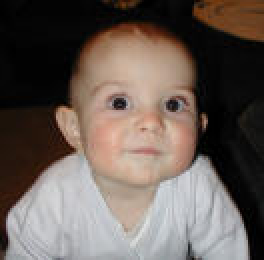
%> input picture matlab/approaches/n-cut/Ncut_9/jpg_images/3.jpg, 132 x 130 px (shown 2 times larger)
$ octave --eval "demoNcutImage;"   (GNU Octave 9; MATLAB toolbox functions it lacks are replaced by stand-ins)
%> lines starting %> are read from the running program, lines starting %| are printed output that depends on the picture; in (x1, y1, x2, y2) boxes, pixels count from 0 and x2, y2 are one past the last pixel; in counts of white or black regions, pixels touching at a corner belong together; the program's own positions count from 1
### matlab/approaches/n-cut/Ncut_9/imread_ncut.m
function I = imread_ncut(Image_file_name,nr,nc);
%> called with Image_file_name = 'jpg_images/3.jpg', nr = 160, nc = 160
%  I = imread_ncut(Image_file_name);
%
% Timothee Cour, Stella Yu, Jianbo Shi, 2004.


%% read image

I = imread(Image_file_name);
%> I is the input picture: size 130x132x3 uint8; mean R, G, B 105.6, 93.9, 87.2
[Inr,Inc,nb] = size(I);
%> Inr = 130; Inc = 132; nb = 3

if (nb>1),
    I =double(rgb2gray(I));
%> I: size 130x132 double
else
    I = double(I);
end

I = imresize(I,[nr, nc],'bicubic');
%> I: size 160x160 double

### matlab/approaches/n-cut/Ncut_9/ICgraph.m
function [W,imageEdges] = ICgraph(I,dataW,dataEdgemap);
% [W,imageEdges] = ICgraph(I,dataW,dataEdgemap);
% Input:
% I = gray-level image
% optional parameters:
% dataW.sampleRadius=10;
% dataW.sample_rate=0.3;
% dataW.edgeVariance = 0.1;
%
% dataEdgemap.parametres=[4,3, 21,3];%[number of filter orientations, number of scales, filter size, elongation]
% dataEdgemap.threshold=0.02;
%
% Output:
% W: npixels x npixels similarity matrix based on Intervening Contours
% imageEdges: image showing edges extracted in the image
%
% Timothee Cour, Stella Yu, Jianbo Shi, 2004.


[p,q] = size(I);
%> p = 160; q = 160

if (nargin< 2) | isempty(dataW),
    dataW.sampleRadius=10;
    dataW.sample_rate=0.3;
    dataW.edgeVariance = 0.1;
end

if (nargin<3) | isempty(dataEdgemap),
    dataEdgemap.parametres=[4,3, 21,3];%[number of filter orientations, number of scales, filter size, elongation]
    dataEdgemap.threshold=0.02;
end


edgemap = computeEdges(I,dataEdgemap.parametres,dataEdgemap.threshold);
imageEdges = edgemap.imageEdges;
W = computeW(I,dataW,edgemap.emag,edgemap.ephase);

### matlab/approaches/n-cut/Ncut_9/quadedgep.m
% function [x,y,gx,gy,par,threshold,mag,mage,g,FIe,FIo,mago] = quadedgep(I,par,threshold);
% Input:
%    I = image
%    par = vector for 4 parameters
%      [number of filter orientations, number of scales, filter size, elongation]
%      To use default values, put 0.
%    threshold = threshold on edge strength
% Output:
%    [x,y,gx,gy] = locations and gradients of an ordered list of edgels
%       x,y could be horizontal or vertical or 45 between pixel sites
%       but it is guaranteed that there [floor(y) + (floor(x)-1)*nr]
%       is ordered and unique.  In other words, each edgel has a unique pixel id.
%    par = actual par used
%    threshold = actual threshold used
%    mag = edge magnitude
%    mage = phase map
%    g = gradient map at each pixel
%    [FIe,FIo] = odd and even filter outputs
%    mago = odd filter output of optimum orientation
%
% Stella X. Yu, 2001


function [x,y,gx,gy,par,threshold,mag,mage,g,FIe,FIo,mago] = quadedgep(I,par,threshold);
%> called with par = [4 3 21 3], threshold = 0.02

if nargin<3 | isempty(threshold),
    threshold = 0.2;
end

[r,c] = size(I);
%> r = 160; c = 160
def_par = [8,1,20,3];

% take care of parameters, any missing value is substituted by a default value
if nargin<2 | isempty(par),
   par = def_par;
end
par(end+1:4)=0;
par = par(:);
j = (par>0);
have_value = [ j, 1-j ];
j = 1; n_filter = have_value(j,:) * [par(j); def_par(j)];
j = 2; n_scale  = have_value(j,:) * [par(j); def_par(j)];
j = 3; winsz    = have_value(j,:) * [par(j); def_par(j)];
j = 4; enlong   = have_value(j,:) * [par(j); def_par(j)];

% always make filter size an odd number so that the results will not be skewed
j = winsz/2;
if not(j > fix(j) + 0.1),
    winsz = winsz + 1;
end

% filter the image with quadrature filters
FBo = make_filterbank_odd2(n_filter,n_scale,winsz,enlong);
FBe = make_filterbank_even2(n_filter,n_scale,winsz,enlong);
n = ceil(winsz/2);
f = [fliplr(I(:,2:n+1)), I, fliplr(I(:,c-n:c-1))];
f = [flipud(f(2:n+1,:)); f; flipud(f(r-n:r-1,:))];
%> f: size 182x182 double
FIo = fft_filt_2(f,FBo,1);
FIo = FIo(n+[1:r],n+[1:c],:);
FIe = fft_filt_2(f,FBe,1);
%> call 2 of fft_filt_2, with sf = 1
%> after the loop in fft_filt_2 (call 2), `for n=1:N3;`:
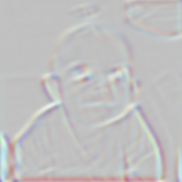
%> FI: size 182x182x4 double; mean R, G, B, A 0.9, 0.6, 0.6, 0.9; transparent parts drawn white
FIe = FIe(n+[1:r],n+[1:c],:);

% compute the orientation energy and recover a smooth edge map
% pick up the maximum energy across scale and orientation
% even filter's output: as it is the second derivative, zero cross localize the edge
% odd filter's output: orientation
mag = sqrt(sum(FIo.^2,3)+sum(FIe.^2,3));
mag_a = sqrt(FIo.^2+FIe.^2);
[tmp,max_id] = max(mag_a,[],3);
base_size = r * c;
%> base_size = 25600
id = [1:base_size]';
mage = reshape(FIe(id+(max_id(:)-1)*base_size),[r,c]);
mage = (mage>0) - (mage<0);
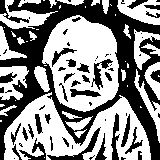
%> mage: size 160x160 double; values -1 (black) and 1 (white), 55.2% white; 65 black regions (31 under 20 px), largest, box (x1, y1, x2, y2) and area: (0, 0, 160, 160) 8455, (47, 127, 101, 160) 303, (111, 113, 120, 160) 217

ori_incr=pi/n_filter; % to convert jshi's coords to conventional image xy
ori_offset=ori_incr/2;
theta = ori_offset+([1:n_filter]-1)*ori_incr; % orientation detectors
% [gx,gy] are image gradient in image xy coords, winner take all
mago = reshape(FIo(id+(max_id(:)-1)*base_size),[r,c]);
ori = theta(max_id);
ori = ori .* (mago>0) + (ori + pi).*(mago<0);
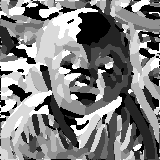
%> ori: size 160x160 double; min 0.393, max 5.89, mean 3.19; drawn with min black and max white
gy = mag .* cos(ori);
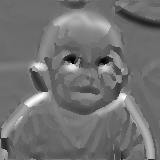
%> gy: size 160x160 double; min -52.23, max 71.44, mean 2.8; drawn with min black and max white
gx = -mag .* sin(ori);
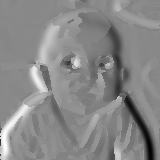
%> gx: size 160x160 double; min -88.97, max 77.02, mean -0.1; drawn with min black and max white
g = cat(3,gx,gy);

% phase map: edges are where the phase changes
mag_th = max(mag(:)) * threshold;
%> mag_th = 1.93
eg = (mag>mag_th);
%> eg: size 160x160 logical; 81.4% white; 14 black regions (6 under 20 px), largest, box (x1, y1, x2, y2) and area: (0, 0, 64, 62) 2646, (104, 8, 160, 67) 1027, (0, 72, 30, 118) 841
h = eg & [(mage(2:r,:) ~= mage(1:r-1,:)); zeros(1,c)];
%> h: size 160x160 logical; 6.9% white in thin lines or dots
v = eg & [(mage(:,2:c) ~= mage(:,1:c-1)), zeros(r,1)];
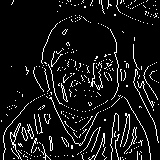
%> v: size 160x160 logical; 8.5% white in thin lines or dots
[y,x] = find(h | v);
%> y = 3371 values from 1 to 160; x = 3371 values from 1 to 160
k = y + (x-1) * r;
%> k = 3371 values from 67 to 25583
h = h(k);
%> h = 3371 logical values, 1762 true
v = v(k);
%> v = 3371 logical values, 2179 true
y = y + h * 0.5; % i
%> y = 3371 values, max 160 at index 24, min 1 at index 106, mean 96
x = x + v * 0.5; % j
%> x = 3371 values, max 160 at index 3363, min 1 at index 1, mean 87.31
t = h + v * r;
%> t = 3371 values, max 161 at index 7, min 1 at index 1, mean 103.9
gx = g(k) + g(k+t);
%> gx = 3371 values, max 153.7 at index 29, min -177.9 at index 3169, mean -1.35
k = k + (r * c);
%> k = 3371 values from 25667 to 51183
gy = g(k) + g(k+t);
%> gy = 3371 values, max 142.1 at index 513, min -103.8 at index 1368, mean 5.45

### matlab/approaches/n-cut/Ncut_9/make_filterbank_odd2.m
function FB = make_filterbank(num_ori,filter_scales,wsz,enlong)
%
%  F = make_filterbank(num_ori,num_scale,wsz)
% Jianbo Shi, 1997

if nargin<4,
    enlong = 3;
end

enlong = enlong*2;

% definine filterbank
%num_ori=6;
%num_scale=3;

num_scale = length(filter_scales);

M1=wsz; % size in pixels
M2=M1;

ori_incr=180/num_ori;
ori_offset=ori_incr/2; % helps with equalizing quantiz. error across filter set

FB=zeros(M1,M2,num_ori,num_scale);


% elongated filter set
counter = 1;

for m=1:num_scale
   for n=1:num_ori
      % r=12 here is equivalent to Malik's r=3;
      f=doog1(filter_scales(m),enlong,ori_offset+(n-1)*ori_incr,M1);
      FB(:,:,n,m)=f;
   end
end

FB=reshape(FB,M1,M2,num_scale*num_ori);
total_num_filt=size(FB,3);

for j=1:total_num_filt,
  F = FB(:,:,j);
  a = sum(sum(abs(F)));
  FB(:,:,j) = FB(:,:,j)/a;
end

### matlab/approaches/n-cut/Ncut_9/make_filterbank_even2.m
function FB = make_filterbank(num_ori,filter_scales,wsz,enlong)
%
%  F = make_filterbank(num_ori,num_scale,wsz)
% Jianbo Shi, 1997


if nargin<4,
    enlong = 3;
end

enlong = 2*enlong;

% definine filterbank
%num_ori=6;
%num_scale=3;

num_scale = length(filter_scales);

M1=wsz; % size in pixels
M2=M1;

ori_incr=180/num_ori;
ori_offset=ori_incr/2; % helps with equalizing quantiz. error across filter set

FB=zeros(M1,M2,num_ori,num_scale);

% elongated filter set
counter = 1;

for m=1:num_scale
   for n=1:num_ori
      % r=12 here is equivalent to Malik's r=3;
      f=doog2(filter_scales(m),enlong,ori_offset+(n-1)*ori_incr,M1);
      FB(:,:,n,m)=f;
   end
end

FB=reshape(FB,M1,M2,num_scale*num_ori);
total_num_filt=size(FB,3);

for j=1:total_num_filt,
  F = FB(:,:,j);
  a = sum(sum(abs(F)));
  FB(:,:,j) = FB(:,:,j)/a;
end

### matlab/approaches/n-cut/Ncut_9/fft_filt_2.m
function FI=fft_filt_2(V,FB,sf);
% FI=fft_filt_2(V,FB,sf);
% fft-based filtering
% requires image to be called "V"
% and filters to be in FB
% sf is the subsampling factor
%
% FI is the result
% Jianbo Shi, 1997

[M1,M2,N3]=size(FB);
% prepare FFT of image for filtering
[N1,N2]=size(V);
I=zeros(size(V)+[M1-1 M2-1]);
I(1:N1,1:N2)=V;
N1s=length(1:sf:N1);
N2s=length(1:sf:N2);
IF=fft2(I);
FI=zeros(N1s,N2s,N3);

% apply filters
for n=1:N3;
   f=rot90(FB(:,:,n),2);
   fF=fft2(f,N1+M1-1,N2+M2-1);
   IfF=IF.*fF;
   If=real(ifft2(IfF));
   If=If(ceil((M1+1)/2):ceil((M1+1)/2)+N1-1,ceil((M2+1)/2):ceil((M2+1)/2)+N2-1);
   FI(:,:,n)=If(1:sf:N1,1:sf:N2);
end

### matlab/approaches/n-cut/Ncut_9/computeEdges.m
function edgemap = computeEdges(imageX,parametres,threshold)
% edgemap = computeEdges(imageX,parametres,threshold)
%
% computes the edge in imageX with parameters parametres and threshold
% Timothee Cour, Stella Yu, Jianbo Shi, 2004.

[ex,ey,egx,egy,eg_par,eg_th,emag,ephase , g ] = quadedgep(imageX,parametres,threshold);
%> ex has the same summary as x in quadedgep; ey has the same summary as y in quadedgep; egx has the same summary as gx in quadedgep; egy has the same summary as gy in quadedgep; eg_par = [4; 3; 21; 3]; eg_th = 0.02
% example : [ex,ey,egx,egy,eg_par,eg_th,emag,ephase] = quadedgep(imageX,[4,3,30,3],0.05);

% [emagTrie,eindex] = sort(emag);

%edges3 = sparse(floor(ex),floor(ey),(egx.^2+egy.^2).^(1/2),size(imageX,2),size(imageX,1))';

try
    edges2 = emag .* edge(imageX,'canny') ;
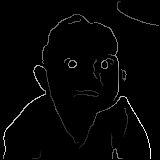
%> edges2: size 160x160 double; min 0, max 96.3, mean 1.7; drawn with min black and max white
    %edges2 = emag .* edge(imageX,'sobel') ;
catch
    edges2 = 0 * emag;
end

edges2 = edges2 .* (edges2 > threshold);
egx1 = g(:,:,1);
egy1 = g(:,:,2);
eindex = find(edges2);
%> eindex = 998 values from 617 to 25306
[ey,ex,values] = find(edges2);
%> ey = 998 values from 2 to 159; ex = 998 values from 4 to 159; values = 998 values from 7.33 to 96.3

egx = egx1(eindex);
%> egx = 998 values, max 77.02 at index 17, min -88.97 at index 977, mean -0.528
egy = egy1(eindex);
%> egy = 998 values, max 71.44 at index 138, min -52.23 at index 369, mean 10.16

edgemap.eindex = eindex;
%> edgemap.eindex = 998 values from 617 to 25306
edgemap.values = values;
%> edgemap.values = 998 values, max 96.3 at index 977, min 7.33 at index 139, mean 42.46
edgemap.x = ex;
%> edgemap.x = 998 values from 4 to 159
edgemap.y = ey;
%> edgemap.y = 998 values, max 159 at index 8, min 2 at index 763, mean 86.5
edgemap.gx = egx;
%> edgemap.gx has the same summary as egx
edgemap.gy = egy;
%> edgemap.gy has the same summary as egy
edgemap.emag = emag;
edgemap.ephase = ephase;
edgemap.imageEdges = edges2;

### matlab/approaches/n-cut/Ncut_9/computeW.m
function W = computeW(imageX,dataW,emag,ephase)
% W = computeW(imageX,dataW,emag,ephase)
% Timothee Cour, Stella Yu, Jianbo Shi, 2004.
[p,q] = size(imageX);
%> p = 160; q = 160

%> the run ends on the next line
[w_i,w_j] = cimgnbmap([p,q],dataW.sampleRadius,dataW.sample_rate);

W = affinityic(emag,ephase,w_i,w_j,max(emag(:)) * dataW.edgeVariance);
W = W/max(W(:));

### matlab/approaches/n-cut/Ncut_9/NcutImage.m
function [SegLabel,NcutDiscrete,NcutEigenvectors,NcutEigenvalues,W,imageEdges]= NcutImage(I,nbSegments);
% [7 lines of commented-out code are left out]


if nargin <2,
   nbSegments = 10;
end

[W,imageEdges] = ICgraph(I);

[NcutDiscrete,NcutEigenvectors,NcutEigenvalues] = ncutW(W,nbSegments);

%% generate segmentation label map
[nr,nc,nb] = size(I);

SegLabel = zeros(nr,nc);
for j=1:size(NcutDiscrete,2),
    SegLabel = SegLabel + j*reshape(NcutDiscrete(:,j),nr,nc);
end

### matlab/approaches/n-cut/Ncut_9/demoNcutImage.m
function demoNcutImage;
% demoNcutImage
%
% demo for NcutImage
% also initialize matlab paths to subfolders
% Timothee Cour, Stella Yu, Jianbo Shi, 2004.

disp('Ncut Image Segmentation demo');

%% read image, change color image to brightness image, resize to 160x160
I = imread_ncut('jpg_images/3.jpg',160,160);

%% display the image
figure(1);clf; imagesc(I);colormap(gray);axis off;
disp('This is the input image to segment, press Enter to continue...');
pause;

%% compute the edges imageEdges, the similarity matrix W based on
%% Intervening Contours, the Ncut eigenvectors and discrete segmentation
nbSegments = 5;
disp('computing Ncut eigenvectors ...');
tic;
[SegLabel,NcutDiscrete,NcutEigenvectors,NcutEigenvalues,W,imageEdges]= NcutImage(I,nbSegments);
disp(['The computation took ' num2str(toc) ' seconds on the ' num2str(size(I,1)) 'x' num2str(size(I,2)) ' image']);


%% display the edges
figure(2);clf; imagesc(imageEdges); axis off
disp('This is the edges computed, press Enter to continue...');
pause;

%% display the segmentation
figure(3);clf
bw = edge(SegLabel,0.01);
J1=showmask(I,imdilate(bw,ones(2,2))); imagesc(J1);axis off
disp('This is the segmentation, press Enter to continue...');
pause;

%% display Ncut eigenvectors
figure(4);clf;set(gcf,'Position',[100,500,200*(nbSegments+1),200]);
[nr,nc,nb] = size(I);
for i=1:nbSegments
    subplot(1,nbSegments,i);
    imagesc(reshape(NcutEigenvectors(:,i) , nr,nc));axis('image');axis off;
end
disp('This is the Ncut eigenvectors...');
disp('The demo is finished.');

$ run again, with matlab/approaches/n-cut/Ncut_9/jpg_images/2.jpg copied over matlab/approaches/n-cut/Ncut_9/jpg_images/3.jpg
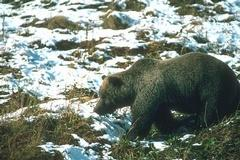
%> input picture matlab/approaches/n-cut/Ncut_9/jpg_images/2.jpg, 240 x 160 px
%> in imread_ncut, I is the input picture: size 160x240x3 uint8; mean R, G, B 123.8, 133.8, 123.6
%> in quadedgep, `mage = (mage>0) - (mage<0);`:
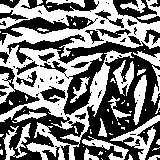
%> mage: size 160x160 double; values -1 (black) and 1 (white), 48.9% white; 64 white regions (44 under 20 px), largest, box (x1, y1, x2, y2) and area: (0, 0, 160, 160) 8632, (110, 115, 160, 160) 607, (3, 123, 31, 160) 396
%> mag_th = 1.88
%> eg: size 160x160 logical; 99.5% white; 5 black regions (3 under 20 px), largest, box (x1, y1, x2, y2) and area: (149, 94, 160, 109) 85, (124, 101, 131, 108) 36
%> in quadedgep, `[y,x] = find(h | v);`: y = 5948 values from 1 to 160
%> in quadedgep, `k = y + (x-1) * r;`: k = 5948 values from 4 to 25598
%> in quadedgep, `h = h(k);`: h = 5948 logical values, 3890 true
%> in quadedgep, `v = v(k);`: v = 5948 logical values, 3140 true
%> in quadedgep, `y = y + h * 0.5;`: y = 5948 values, max 160 at index 182, min 1 at index 341, mean 81.39
%> in quadedgep, `x = x + v * 0.5;`: x = 5948 values, max 160 at index 5923, min 1 at index 1, mean 80.09
%> t = 5948 values, max 161 at index 10, min 1 at index 1, mean 85.12
%> in quadedgep, `gx = g(k) + g(k+t);`: gx = 5948 values, max 144.9 at index 5630, min -162.3 at index 2392, mean -0.928
%> in quadedgep, `k = k + (r * c);`: k = 5948 values from 25604 to 51198
%> in quadedgep, `gy = g(k) + g(k+t);`: gy = 5948 values, max 166.3 at index 3932, min -170.5 at index 1552, mean -2.72
%> in computeEdges, `[ex,ey,egx,egy,eg_par,eg_th,emag,ephase , g ] = quadedgep(imageX,param..`: ex has the same summary as x in quadedgep; ey has the same summary as y in quadedgep; egx has the same summary as gx in quadedgep; egy has the same summary as gy in quadedgep; eg_par = [4; 3; 21; 3]; eg_th = 0.02
%> in computeEdges, `edges2 = emag .* edge(imageX,'canny') ;`:
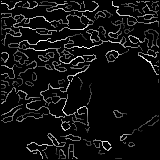
%> edges2: size 160x160 double; min 0, max 94.21, mean 6.2; drawn with min black and max white
%> eindex = 3587 values from 162 to 25401
%> in computeEdges, `[ey,ex,values] = find(edges2);`: ey = 3587 values from 2 to 159; values = 3587 values from 7.36 to 94.21
%> in computeEdges, `egx = egx1(eindex);`: egx = 3587 values, max 72.75 at index 3436, min -79.92 at index 1648, mean -0.379
%> in computeEdges, `egy = egy1(eindex);`: egy = 3587 values, max 83.14 at index 2683, min -87.04 at index 1042, mean -1.35
%> edgemap.eindex = 3587 values from 162 to 25401
%> edgemap.values = 3587 values, max 94.21 at index 1042, min 7.36 at index 10, mean 44.45
%> edgemap.x = 3587 values from 2 to 159
%> edgemap.y = 3587 values, max 159 at index 1082, min 2 at index 1, mean 65.57
%> edgemap.gx has the same summary as egx
%> edgemap.gy has the same summary as egy
